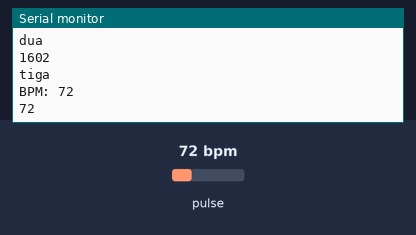
The sketch below on a simulated Arduino Uno, built with avr-gcc and run on an emulated ATmega328P. Shown: the last lines printed to the serial monitor. The inputs (shaded band) are chosen by the test bench; at power-on: pulse 72 bpm.

Above: at 2.7 s.
2.8 s: pulse set to 42 bpm
At 5.6 s:
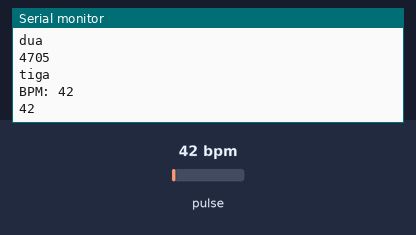
5.9 s: pulse set to 70 bpm
At 8.7 s:
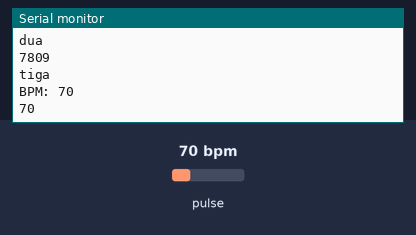
Timing chart, 0 to 10.2 s (numbered marks = the images above; inputs shaded):
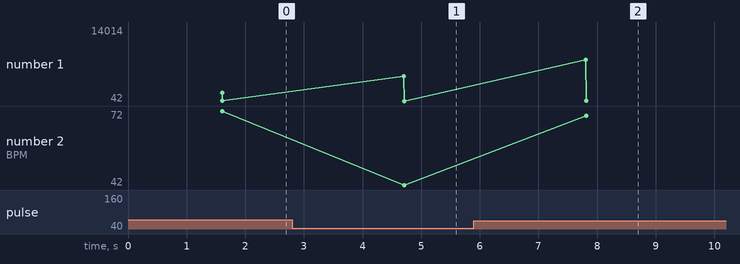

Measured:
- after the input at 2.8 s, the serial monitor: prints a new line after 1.9 s (image 1)
- after the input at 5.9 s, the serial monitor: prints a new line after 1.9 s (image 2)
- plotted number 1: 72 → 42 after the input at 2.8 s, 42 → 70 after the input at 5.9 s
- plotted number 2: 72 → 42 after the input at 2.8 s, 42 → 70 after the input at 5.9 s

The sketch:

ESPcobaGetBPM2.ino
```cpp
// (licence header left out)
/*
   Every Sketch that uses the PulseSensor Playground must
   define USE_ARDUINO_INTERRUPTS before including PulseSensorPlayground.h.
   Here, #define USE_ARDUINO_INTERRUPTS false tells the library to
   not use interrupts to read data from the PulseSensor.

   If you want to use interrupts, simply change the line below
   to read:
     #define USE_ARDUINO_INTERRUPTS true

   Set US_PS_INTERRUPTS to false if either
   1) Your Arduino platform's interrupts aren't yet supported
   by PulseSensor Playground, or
   2) You don't wish to use interrupts because of the side effects.

   NOTE: if US_PS_INTERRUPTS is false, your Sketch must
   call pulse.sawNewSample() at least once every 2 milliseconds
   to accurately read the PulseSensor signal.
*/
#define USE_ARDUINO_INTERRUPTS false
#include <PulseSensorPlayground.h>
#include "config.h"


const int PULSE_INPUT = A0;
const int THRESHOLD = 550;   // Adjust this number to avoid noise when idle
int currentMillis = 0;    // stores the value of millis() in each iteration of loop()
const int waitforpulse = 50000; // wait for sensor to get enough sample
byte samplesUntilReport;
const byte SAMPLES_PER_SERIAL_SAMPLE = 10;


AdafruitIO_Feed *pulse = io.feed("pulse");

/*
   All the PulseSensor Playground functions.
*/
PulseSensorPlayground pulseSensor;

void setup() {

  Serial.begin(115200);

 // connect to io.adafruit.com
  io.connect();

 // wait for a connection
  while(io.status() < AIO_CONNECTED) {
    Serial.print(".");
    delay(500);
  }

  // we are connected
  Serial.println();
  Serial.println(io.statusText());
Serial.println("satu");

  // Configure the PulseSensor manager.
  pulseSensor.analogInput(PULSE_INPUT);

  pulseSensor.setSerial(Serial);
  pulseSensor.setThreshold(THRESHOLD);

  // Skip the first SAMPLES_PER_SERIAL_SAMPLE in the loop().
  samplesUntilReport = SAMPLES_PER_SERIAL_SAMPLE;

}

void loop() {

io.run();
  Serial.println("dua");
  currentMillis = millis();   // capture the latest value of millis()
  Serial.println(currentMillis);

  int myBPM = pulseSensor.getBeatsPerMinute();

  if (pulseSensor.sawNewSample()) {
      Serial.println("tiga");
      if (pulseSensor.sawStartOfBeat()) {
       //Serial.println("♥  A HeartBeat Happened ! "); // If test is "true", print a message "a heartbeat happened".
       Serial.print("BPM: ");                        // Print phrase "BPM: "
       Serial.println(myBPM);                        // Print the value inside of myBPM.
       }
  }

  if (currentMillis >= waitforpulse){
      Serial.println(myBPM);
      pulse->save(myBPM);
      delay(3000);
  }
}
```

config.h
```cpp
/************************ Adafruit IO Config *******************************/

// visit io.adafruit.com if you need to create an account,
// or if you need your Adafruit IO key.
#define IO_USERNAME    "Baskara_Llalana"
#define IO_KEY         "f8f6e86cd4ce4ab5a4ff747aad159598"

/******************************* WIFI **************************************/

// the AdafruitIO_WiFi client will work with the following boards:
//   - HUZZAH ESP8266 Breakout -> https://www.adafruit.com/products/2471
//   - Feather HUZZAH ESP8266 -> https://www.adafruit.com/products/2821
//   - Feather M0 WiFi -> https://www.adafruit.com/products/3010
//   - Feather WICED -> https://www.adafruit.com/products/3056

#define WIFI_SSID       "BUDI"
#define WIFI_PASS       "INDIHOME84"

// comment out the following two lines if you are using fona or ethernet
#include "AdafruitIO_WiFi.h"
AdafruitIO_WiFi io(IO_USERNAME, IO_KEY, WIFI_SSID, WIFI_PASS);


/******************************* FONA **************************************/

// the AdafruitIO_FONA client will work with the following boards:
//   - Feather 32u4 FONA -> https://www.adafruit.com/product/3027

// uncomment the following two lines for 32u4 FONA,
// and comment out the AdafruitIO_WiFi client in the WIFI section
// #include "AdafruitIO_FONA.h"
// AdafruitIO_FONA io(IO_USERNAME, IO_KEY);


/**************************** ETHERNET ************************************/

// the AdafruitIO_Ethernet client will work with the following boards:
//   - Ethernet FeatherWing -> https://www.adafruit.com/products/3201

// uncomment the following two lines for ethernet,
// and comment out the AdafruitIO_WiFi client in the WIFI section
// #include "AdafruitIO_Ethernet.h"
// AdafruitIO_Ethernet io(IO_USERNAME, IO_KEY);
```
